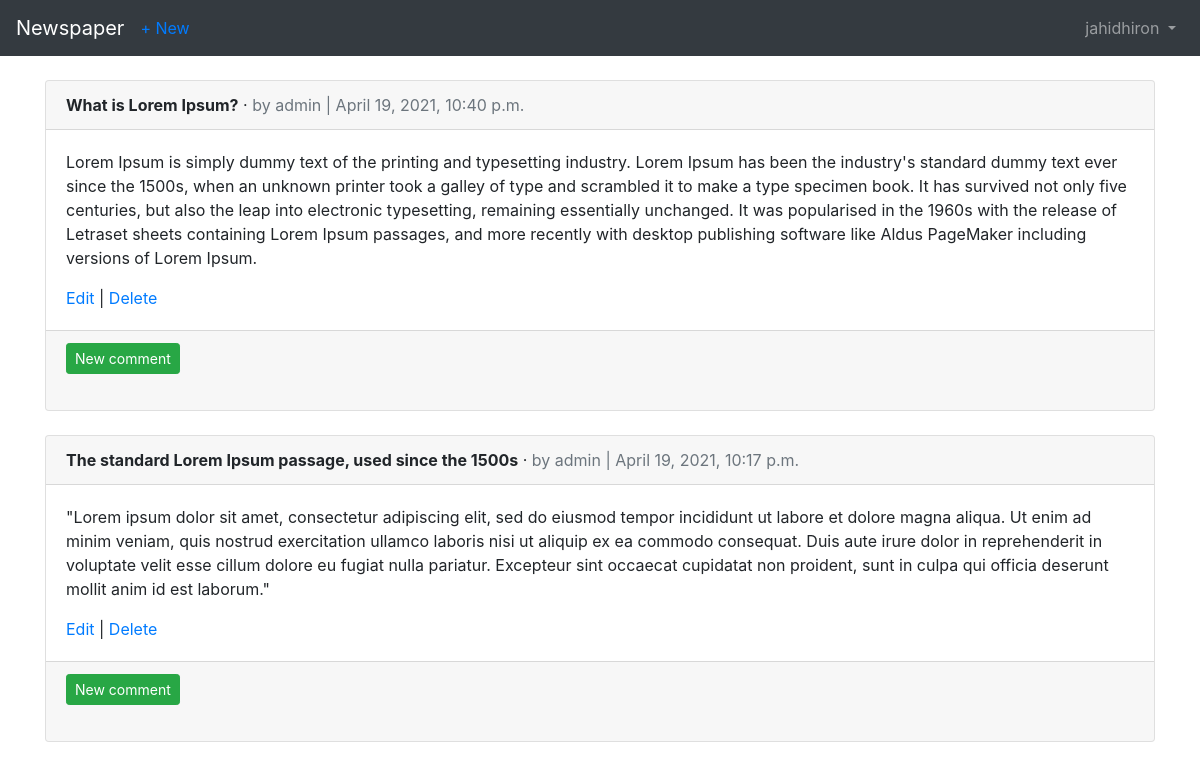
The page /articles/ (signed in) on the database as committed earlier.
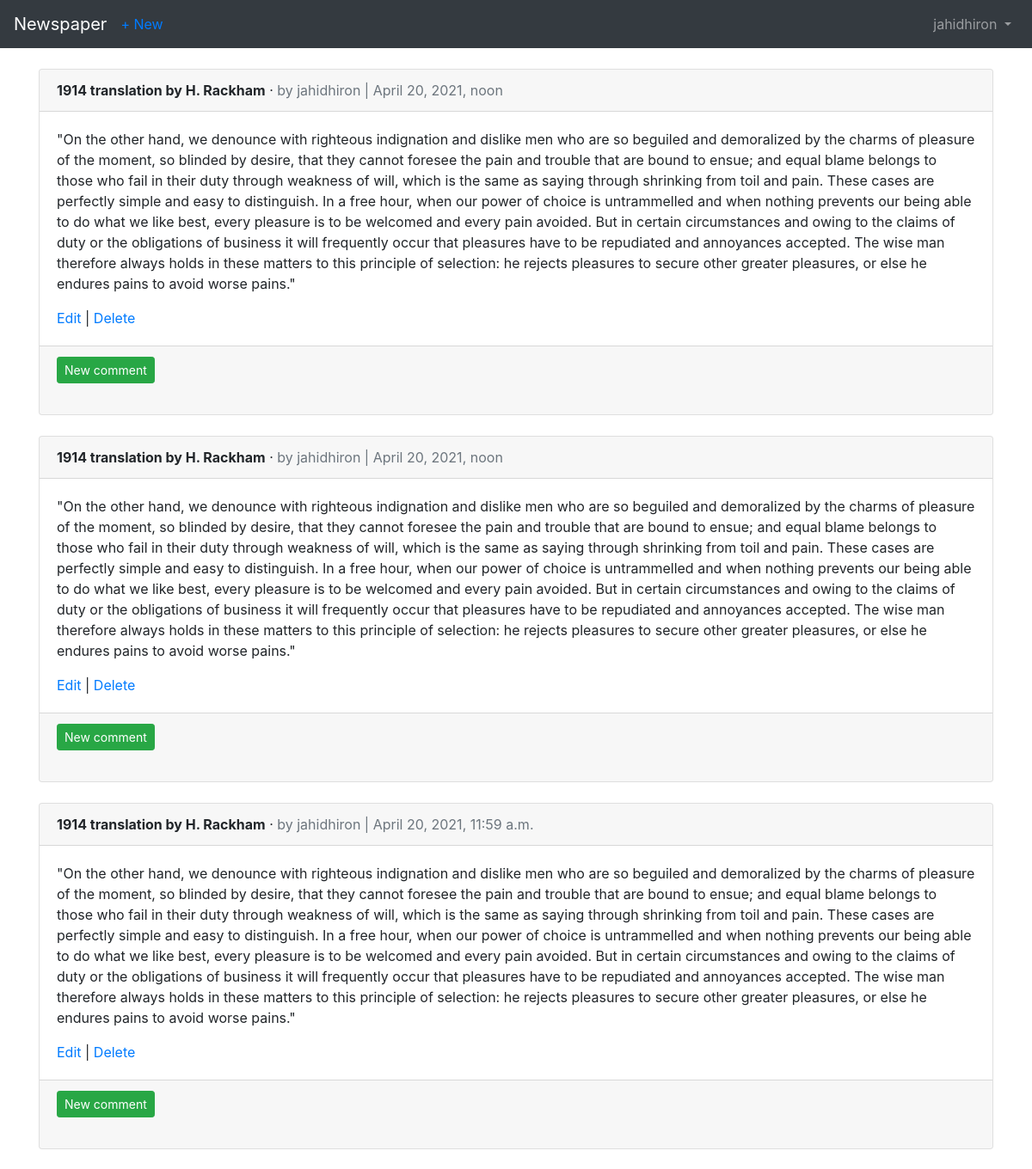
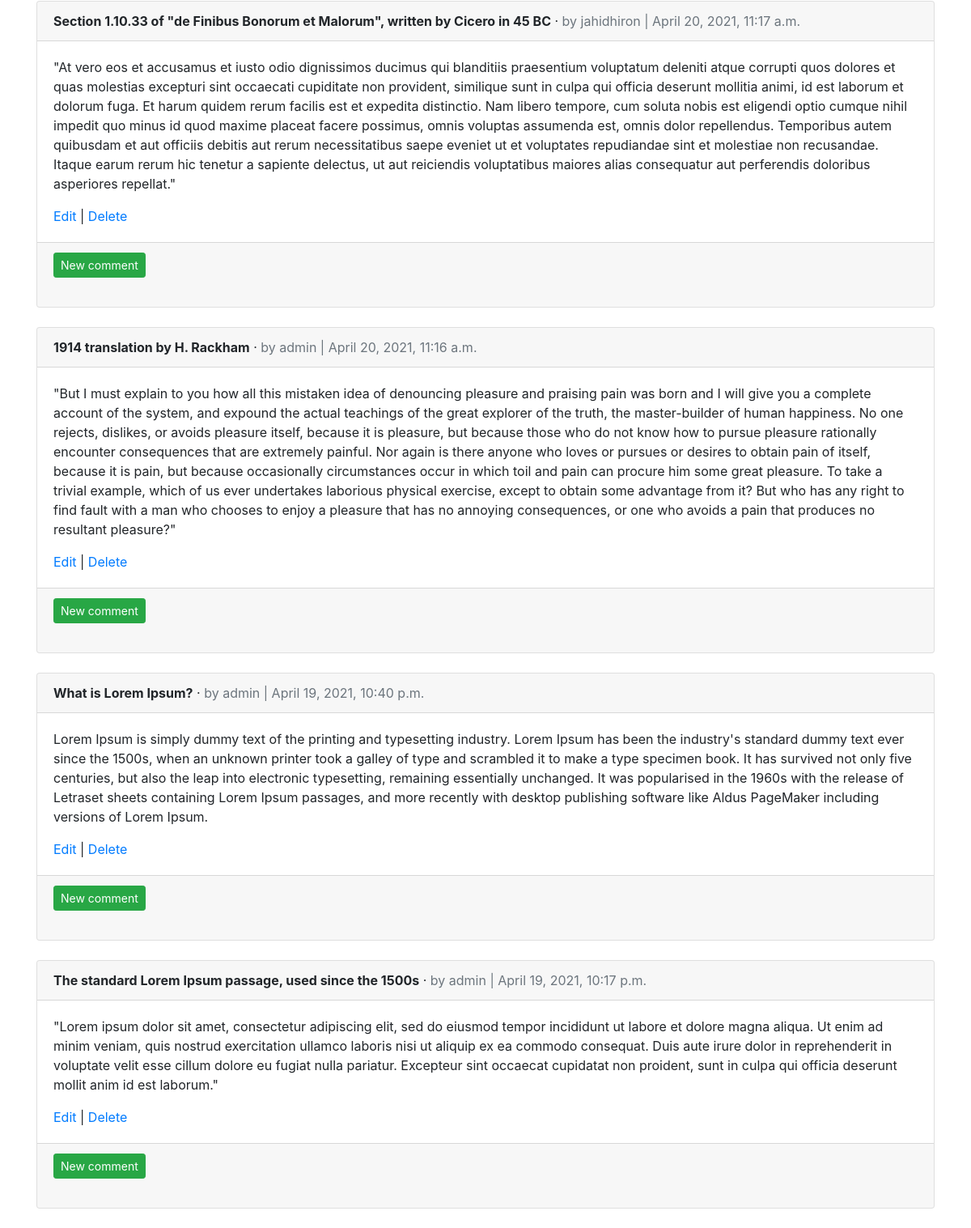
The same page on the database as committed later (2 pictures, top to bottom).
### articles/models.py (models this page shows, shortened)
class Article(models.Model):
    title = models.CharField(max_length=255)
    body = models.TextField()
    date = models.DateTimeField(auto_now_add=True)
    author = models.ForeignKey(get_user_model(), on_delete=models.CASCADE,)
    class Meta:
        ordering = ['-date']

### users/models.py (models this page shows)
class CustomUser(AbstractUser):
    age = models.PositiveIntegerField(null=True, blank=True)

### articles/views.py (the view)
# urls.py: path('', ArticleListView.as_view(), name='article_list'),
class ArticleListView(LoginRequiredMixin, ListView):
    model = Article
    template_name = 'article_list.html'
    login_url = 'login'

### templates/article_list.html (shortened to what this page needs)
{% extends 'base.html' %}
{% block content %}
{% for article in object_list %}
<div class="card">
    <div class="card-header">
        <span class="font-weight-bold">{{ article.title }}</span> &middot;
        <span class="text-muted">by {{ article.author }} |
            {{ article.date }}</span>
    </div>
    <div class="card-body">
        <p>{{ article.body }}</p>
        <a href="{% url 'article_edit' article.pk %}">Edit</a> |
        <a href="{% url 'article_delete' article.pk %}">Delete</a>
    </div>
    <div class="card-footer">
        <a href="{% url 'comment_create' article.pk %}" class="btn btn-success btn-sm">New comment</a>
        <br>
        <br>
    </div>
</div>
<br />
{% endfor %}
{% endblock content %}

Rows that differ between the two databases and show on the page:
added Article: title "1914 translation by H. Rackham", author "jahidhiron", date "April 20, 2021, noon", body "\"On the other hand, we denounce with righteous indignation and dislike men who are so beguiled and demoralized by the charms of pleasure of the moment, so blinded by desire, that they cannot foresee the pain and trouble that are bound to ensue; and equal blame belongs to those who fail in their duty through weakness of will, which is the same as saying through shrinking from toil and pain. These cases are perfectly simple and easy to distinguish. In a free hour, when our power of choice is untrammelled and when nothing prevents our being able to do what we like best, every pleasure is to be welcomed and every pain avoided. But in certain circumstances and owing to the claims of duty or the…"
added Article: title "1914 translation by H. Rackham", author "jahidhiron", date "April 20, 2021, noon", body "\"On the other hand, we denounce with righteous indignation and dislike men who are so beguiled and demoralized by the charms of pleasure of the moment, so blinded by desire, that they cannot foresee the pain and trouble that are bound to ensue; and equal blame belongs to those who fail in their duty through weakness of will, which is the same as saying through shrinking from toil and pain. These cases are perfectly simple and easy to distinguish. In a free hour, when our power of choice is untrammelled and when nothing prevents our being able to do what we like best, every pleasure is to be welcomed and every pain avoided. But in certain circumstances and owing to the claims of duty or the…"
added Article: title "1914 translation by H. Rackham", author "jahidhiron", date "April 20, 2021, 11:59 a.m.", body "\"On the other hand, we denounce with righteous indignation and dislike men who are so beguiled and demoralized by the charms of pleasure of the moment, so blinded by desire, that they cannot foresee the pain and trouble that are bound to ensue; and equal blame belongs to those who fail in their duty through weakness of will, which is the same as saying through shrinking from toil and pain. These cases are perfectly simple and easy to distinguish. In a free hour, when our power of choice is untrammelled and when nothing prevents our being able to do what we like best, every pleasure is to be welcomed and every pain avoided. But in certain circumstances and owing to the claims of duty or the…"
added Article: title "Section 1.10.33 of \"de Finibus Bonorum et Malorum\", written by Cicero in 45 BC", author "jahidhiron", date "April 20, 2021, 11:17 a.m.", body "\"At vero eos et accusamus et iusto odio dignissimos ducimus qui blanditiis praesentium voluptatum deleniti atque corrupti quos dolores et quas molestias excepturi sint occaecati cupiditate non provident, similique sunt in culpa qui officia deserunt mollitia animi, id est laborum et dolorum fuga. Et harum quidem rerum facilis est et expedita distinctio. Nam libero tempore, cum soluta nobis est eligendi optio cumque nihil impedit quo minus id quod maxime placeat facere possimus, omnis voluptas assumenda est, omnis dolor repellendus. Temporibus autem quibusdam et aut officiis debitis aut rerum necessitatibus saepe eveniet ut et voluptates repudiandae sint et molestiae non recusandae. Itaque…"
added Article: title "1914 translation by H. Rackham", author "admin", date "April 20, 2021, 11:16 a.m.", body "\"But I must explain to you how all this mistaken idea of denouncing pleasure and praising pain was born and I will give you a complete account of the system, and expound the actual teachings of the great explorer of the truth, the master-builder of human happiness. No one rejects, dislikes, or avoids pleasure itself, because it is pleasure, but because those who do not know how to pursue pleasure rationally encounter consequences that are extremely painful. Nor again is there anyone who loves or pursues or desires to obtain pain of itself, because it is pain, but because occasionally circumstances occur in which toil and pain can procure him some great pleasure. To take a trivial example,…"
